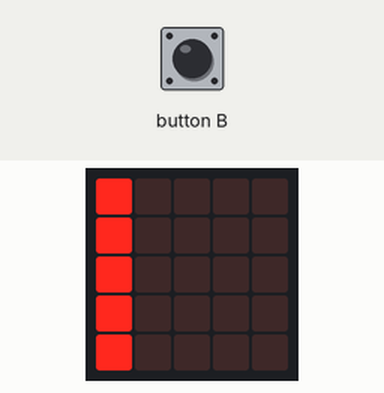
Recording of a program running on a simulated BBC micro:bit (MakeCode). Shown: the board's 5×5 LED display. The test bench sets the inputs (shaded band).

Above: at 1.6 s.
1.7 s: button B pressed for 0.15 s
At 5.5 s:
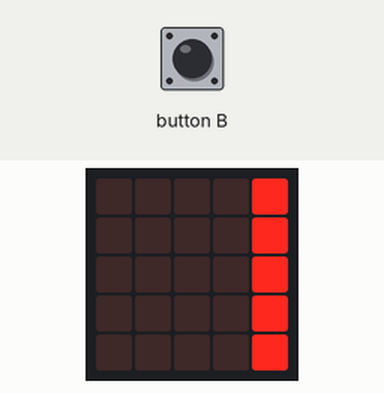
At 8.9 s:
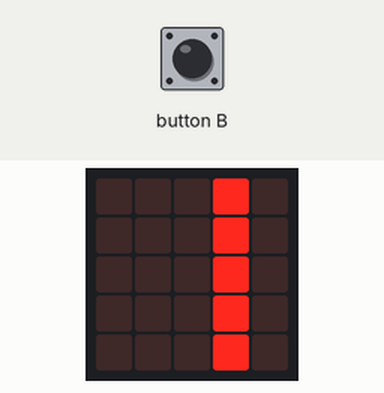
Timing chart, 0 to 10.4 s (numbered marks = the images above; inputs shaded):
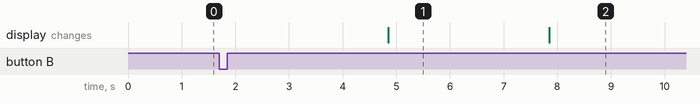

The program:

main.ts
```typescript
let myimage = images.createImage(`
# . . . .
# . . . .
# . . . .
# . . . .
# . . . .
`)
myimage.showImage(0)
input.onButtonPressed(Button.B, function on_button_pressed_b() {
    basic.pause(3000)
    while (true) {
        myimage.scrollImage(1, 3000)
    }
})
```

test.ts
```typescript
// Tady jsou testy. Při použití tohoto balíčku jako rozšíření nebude zkompilováno.
```

Measured:
- after the input at 1.7 s, the display: changes after 3.2 s (image 1)
- what the display in image 1 shows lasts 3.0 s, from 4.9 s to 7.9 s
